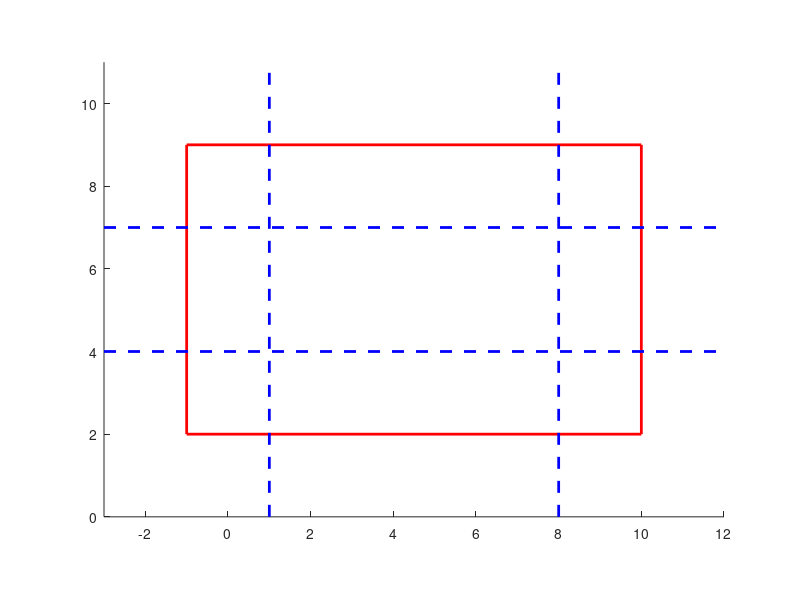

This chart was generated by the following MATLAB code: (Note: this script raises an error after producing the figure.)
clear all
close all

left  = -1;
right = 10;
top = 9;
bottom = 2;

figure
hold on

R = 2;

axis equal
xlim([left-R,right+R])
ylim([bottom-R,top+R])

plot([left right],[top top],'Color','r','LineWidth',2)
plot([left right],[bottom bottom],'Color','r','LineWidth',2)
plot([left left],[top bottom],'Color','r','LineWidth',2)
plot([right right],[top bottom],'Color','r','LineWidth',2)

plot([left+R left+R],ylim(gca),'Color','b','LineWidth',2,'LineStyle','--')
plot([right-R right-R],ylim(gca),'Color','b','LineWidth',2,'LineStyle','--')
plot(xlim(gca),[top-R,top-R],'Color','b','LineWidth',2,'LineStyle','--')
plot(xlim(gca),[bottom+R,bottom+R],'Color','b','LineWidth',2,'LineStyle','--')



while(true)

[y10,y20] = ginput(1);

scatter(y10,y20,'b');
hold on
centralX = ( (y10 >= left + R) && (y10 <= right-R) );
centralY = ( (y20 >= bottom + R) && (y20 <= top-R) );
topY     = (y20 <= top + R) && (y20 >= top - R);
bottomY  = (y20 <= bottom + R) && (y20 >= bottom - R);
leftX    = (y10 <= left + R) && (y10 >= left - R);
rightX  = (y10 <= right + R) && (y10 >= right - R);

topIn  = (y20 <= top) && (y20 > top - R);
topOut = (y20 <= top + R) && (y20 > top); 

bottomIn  = (y20 < bottom + R) && (y20 >= bottom);
bottomOut = (y20 < bottom ) && (y20 >= bottom - R);

leftIn   = (y10 < left + R) && (y10 >= left);
leftOut  = (y10 < left) && (y10 >= left - R);

rightIn  = (y10 <= right) && (y10 > right - R);
rightOut = (y10 <= right + R) && (y10 > right);

containsNW = ( (y10-left)^2 + (y20-top)^2 < R^2);
containsNE = ( (y10-right)^2 + (y20-top)^2 < R^2);
containsSE = ( (y10-right)^2 + (y20-bottom)^2 < R^2);
containsSW = ( (y10-left)^2 + (y20-bottom)^2 < R^2);


Nin  = topIn && centralX;
Nout = topOut && (centralX || (leftIn && ~containsNW) || (rightIn && ~containsNE) );

Sin  = bottomIn && centralX;
Sout = bottomOut && (centralX || (leftIn &&~containsSW) || (rightIn && ~containsSE) );

Ein  = rightIn && centralY;
Eout = rightOut && (centralY || (topIn && ~containsNE) || (bottomIn && ~containsSE) );

Win  = leftIn && centralY;
Wout = leftOut && (centralY || (topIn && ~containsNW) || (bottomIn && ~containsSW) );


central = centralX && centralY;

NWw = containsNW;
NEw = containsNE;
SWw = containsSW;
SEw = containsSE;

NWwo = leftIn && topIn && ~containsNW;
NEwo = rightIn && topIn && ~containsNE;
SWwo = leftIn && bottomIn && ~containsSW;
SEwo = rightIn && bottomIn && ~containsSE;

corner = (NWw || NEw || SEw || SWw);

doubleCut = (NWwo || NEwo || SEwo || SWwo);

edgeIn = (Nin || Sin || Ein || Win);
edgeOut = (Nout || Sout || Eout || Wout);

if(central)
    shape.N = 20;
    shape.R = R;
    line = Circle(shape);
    line.Pts       = Pol2CartPts(line.Pts); 
    line.Pts.y1_kv = line.Pts.y1_kv + y10;
    line.Pts.y2_kv = line.Pts.y2_kv + y20;
    line.polar = 'cart';
elseif(corner)
    shape.N = 20;
    shape.Origin = [y10;y20];
    shape.R = R;
    
    if(SWw)
        shape.Corner = 'SW';
        shape.CornerPos = [left;bottom];
    elseif(NWw)
        shape.Corner = 'NW';
        shape.CornerPos = [left;top];
    elseif(NEw)
        shape.Corner = 'NE';
        shape.CornerPos = [right;top];
    elseif(SEw)
        shape.Corner = 'SE';
        shape.CornerPos = [right;bottom];
    end
    
    line = CornerCircle(shape);
    
elseif(doubleCut)
    shape.N = 20;
    shape.Origin = [y10;y20];
    shape.R = R;
    
    if(SWwo)
        shape.Corner = 'SW';
        shape.CornerPos = [left;bottom];
    elseif(NWwo)
        shape.Corner = 'NW';
        shape.CornerPos = [left;top];
    elseif(NEwo)
        shape.Corner = 'NE';
        shape.CornerPos = [right;top];
    elseif(SEwo)
        shape.Corner = 'SE';
        shape.CornerPos = [right;bottom];
    end
    
    line = DoubleCutCircle(shape);

elseif(edgeIn || edgeOut)
    shape.N = 20;
    shape.R  = R;
    shape.Origin = [y10;y20];
    if(Sin || Sout)
        shape.h = y20 - bottom;
        shape.WallPos = 'S';
    elseif(Nin || Nout)
        shape.h = top - y20;
        shape.WallPos = 'N';
    elseif(Ein || Eout)
        shape.h = right - y10;
        shape.WallPos = 'E';
    elseif(Win || Wout)
        shape.h = y10 - left;
        shape.WallPos = 'W';
    end
    
    line = ArcNSEW(shape); 

else
    
    line = [];
end

shapeC.N = 20;
shapeC.R = R;
lineC = Circle(shapeC);

if(~isempty(line))
    
    dataCircle.pts = line.Pts;
    
    fullCircle.pts = Pol2CartPts(lineC.Pts);
    fullCircle.pts.y1_kv = fullCircle.pts.y1_kv + y10;
    fullCircle.pts.y2_kv = fullCircle.pts.y2_kv + y20;
    
    scatter(fullCircle.pts.y1_kv,fullCircle.pts.y2_kv,'b');
    hold on;
    scatter(dataCircle.pts.y1_kv,dataCircle.pts.y2_kv,'r');
    
end

end